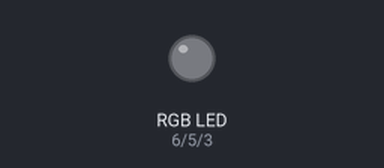
A sketch run on a simulated Arduino Uno, built with avr-gcc and run on an emulated ATmega328P. Parts: an RGB LED mixed from three pins (HIGH = lit).

Above: at 0.15 s.
Timing chart, 0 to 1.6 s (numbered marks = the images above):
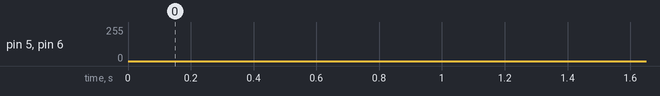

The sketch:

rgbLed.ino
```cpp
int red = 6;
int green = 5;
int blue = 3;

void setup() {
  pinMode(red,OUTPUT);
  pinMode(green,OUTPUT);
  pinMode(blue,OUTPUT);
  digitalWrite(red, HIGH);
  digitalWrite(green, LOW);
  digitalWrite(blue, LOW);
}


void loop() {
  int redValue = 255;
  int greenValue = 0;
  int blueValue = 0;

  for (int i=0; i<255; ++i) {
    --redValue;
    ++greenValue;
    analogWrite(red, redValue);
    analogWrite(green, greenValue);
    delay(1);
  }

  for (int i=0; i<255; ++i) {
    --greenValue;
    ++blueValue;
    analogWrite(green, greenValue);
    analogWrite(blue, blueValue);
    delay(1);
  }

  for (int i=0; i<255; ++i) {
    --blueValue;
    ++redValue;
    analogWrite(blue, blueValue);
    analogWrite(red, redValue);
    delay(1);
  }


}
```
